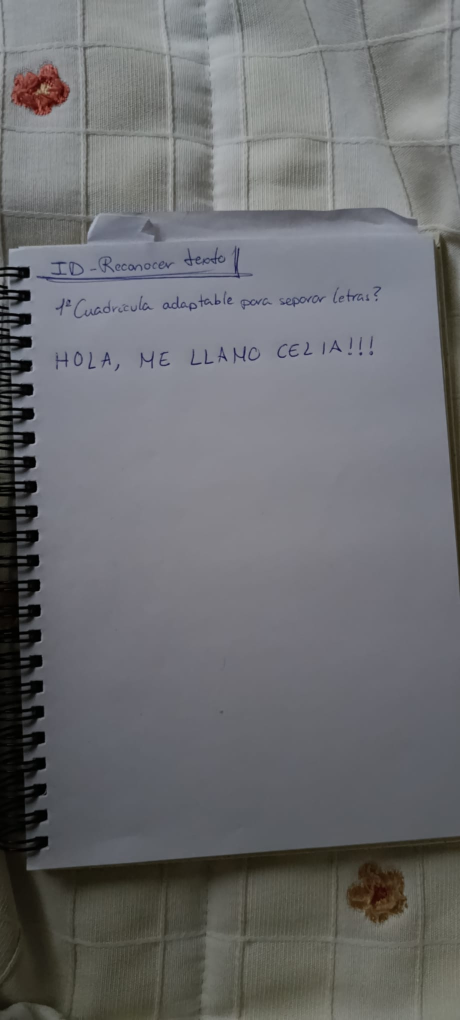
#> input picture imgs/textoprueba.jpeg, 920 x 2040 px (shown at 1/2 size)
$ python -i bordes.py   (imports and definitions only)
#> lines starting #> are read from the running program, lines starting #| are printed output that depends on the picture
#> further down, picture is the input picture: shape (2040, 920, 3); mean B, G, R 112.1, 109.5, 108.7
import cv2
import numpy as np
import config

# ============================================================
#  Validación de un rectángulo
#  Se compara el color medio de una ventana a cada lado de la línea
#  Una foto cumple en sus cuatro lados, un trozo de marco o de fondo, no.
# ============================================================


def preparar(img):
    """Mapas de 'salto de color' en horizontal y en vertical."""
    s = max(5, int(config.VENTANA_PASO * min(img.shape[:2])))
#> s = 13
    suave = cv2.blur(img, (3, 3))
    bx = cv2.blur(suave, (s, 1)).astype(np.int16)
    by = cv2.blur(suave, (1, s)).astype(np.int16)
    paso_x = np.abs(bx[:, s:] - bx[:, :-s]).sum(axis=2)
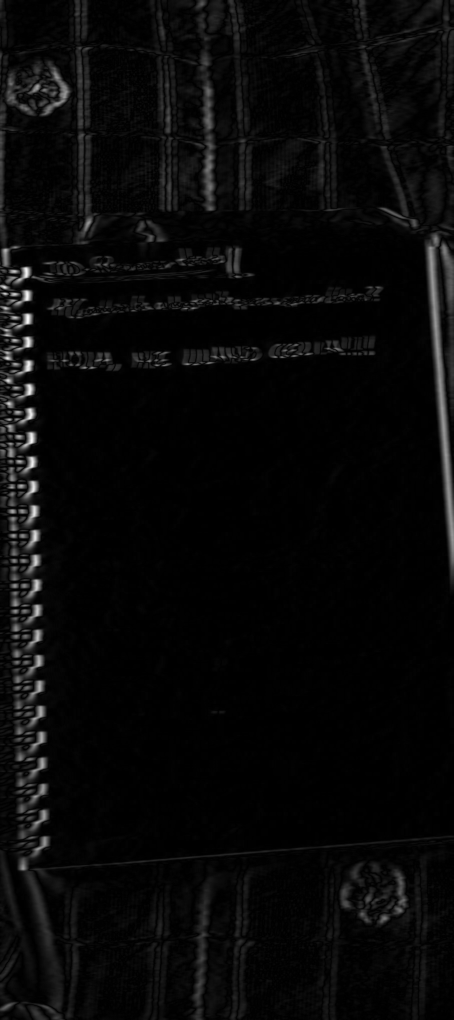
#> paso_x: shape (2040, 907) int64 (shown at 1/2 size); min 0, max 397, mean 13.8; drawn with min black and max white
    paso_y = np.abs(by[s:, :] - by[:-s, :]).sum(axis=2)
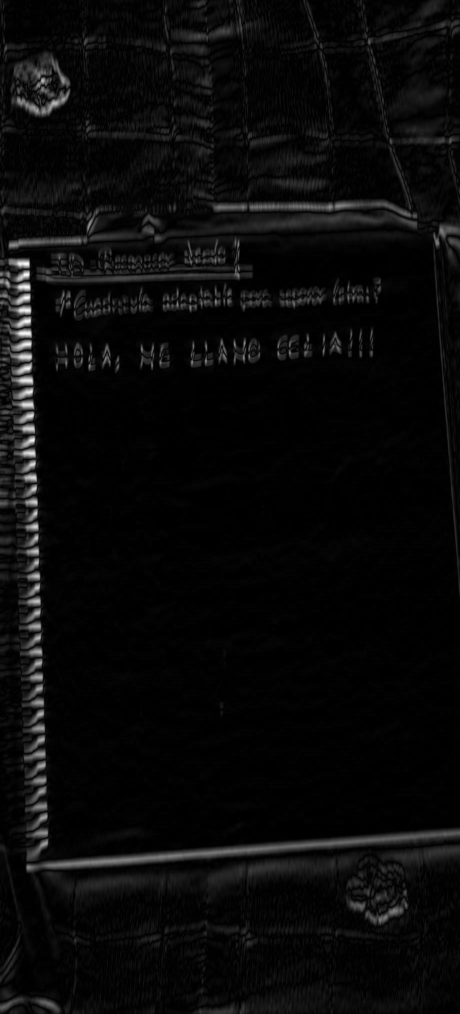
#> paso_y: shape (2027, 920) int64 (shown at 1/2 size); min 0, max 386, mean 15.5; drawn with min black and max white
    return paso_x, paso_y, s


def apoyo(pasos, rect):
    """Devuelve de 0 a 1 el apoyo del lado más débil del rectángulo."""
    paso_x, paso_y, s = pasos
    x, y, ancho, alto = rect
    alto_img, ancho_img = paso_x.shape[0], paso_y.shape[1]
    if ancho < 10 or alto < 10 or x < 0 or y < 0:
        return 0.0                                        # rectángulo inválido
    cerca = int(0.025 * min(alto_img, ancho_img))     # un lado pegado al borde de la imagen
                                                      # no se puede comprobar: se da por bueno
    dx, dy = int(config.HOLGURA_APOYO * ancho), int(config.HOLGURA_APOYO * alto)
    filas = slice(max(y + int(0.15 * alto), 0), y + int(0.85 * alto))
    columnas = slice(max(x + int(0.15 * ancho), 0), x + int(0.85 * ancho))

    valores = []
    for xb in (x, x + ancho):                                 # lados verticales
        if xb <= cerca or xb >= ancho_img - cerca:
            valores.append(1.0)
            continue
        a, b = max(xb - dx - s // 2, 0), min(xb + dx - s // 2 + 1, paso_x.shape[1])
        if b <= a:
            return 0.0
        if paso_x[filas, a:b].size == 0:
            return 0.0
        fuerza = np.max(paso_x[filas, a:b], axis=1)
        valores.append(float(np.mean(fuerza > config.PASO_MIN)))
    for yb in (y, y + alto):                                  # lados horizontales
        if yb <= cerca or yb >= alto_img - cerca:
            valores.append(1.0)
            continue
        a, b = max(yb - dy - s // 2, 0), min(yb + dy - s // 2 + 1, paso_y.shape[0])
        if b <= a:
            return 0.0
        if paso_y[a:b, columnas].size == 0:
            return 0.0
        fuerza = np.max(paso_y[a:b, columnas], axis=0)
        valores.append(float(np.mean(fuerza > config.PASO_MIN)))
    return min(valores)

>>> import cv2
>>> picture = cv2.imread('../imgs/textoprueba.jpeg')
>>> result = preparar(picture)
